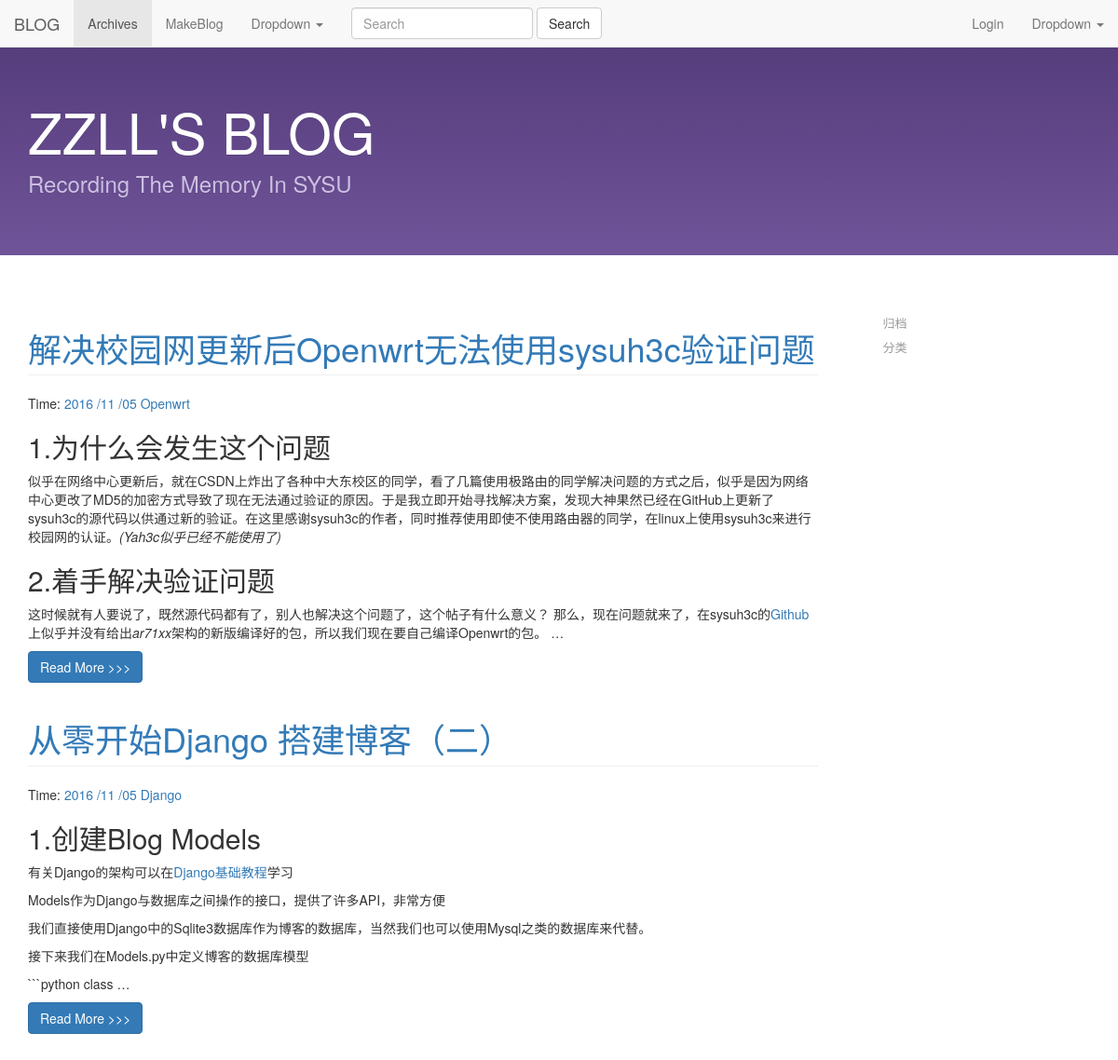
Before: / (upper part) with the older database file.
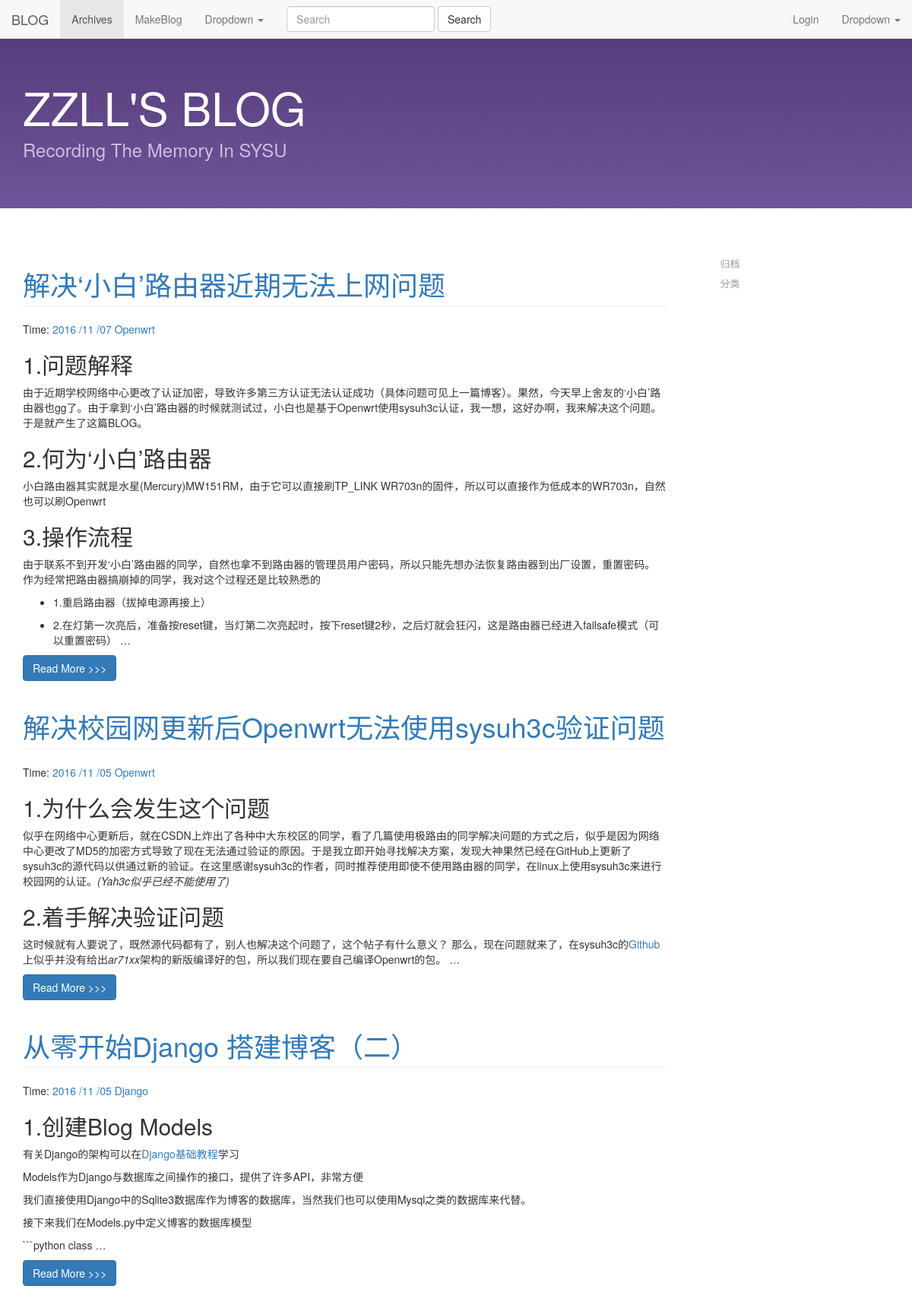
After: the same page with the newer database file.
### my_blog/models.py (models this page shows, shortened)
class Article(models.Model):
    title = models.CharField(max_length=100)
    category = models.CharField(max_length=50, blank=True)
    date_time = models.DateTimeField(auto_now_add=True)
    content = models.TextField(blank=True, null=True)
    class Meta:
        ordering = ['-date_time']

### my_blog/views.py (the view)
# urls.py: 2. Add a URL to urlpatterns:  url(r'^$', views.home, name='home')
def home(request):
    posts = Article.objects.all()
    paginator = Paginator(posts, 5)
    page = request.GET.get('page')
    try :
        post_list = paginator.page(page)
    except PageNotAnInteger :
        post_list = paginator.page(1)
    except EmptyPage :
        post_list = paginator.page(paginator.num_pages)
    return render(request, 'home.html', {'post_list' : post_list})

### templates/home.html (shortened to what this page needs)
{% extends "base.html" %}
{% load markdown_deux_tags %}
{% block content %}
    <div class="posts">
        {% for post in post_list %}
            {% if post.title != "" %}
                <section class="post">
                <header class="post-header">
                    <h1 class="post-title page-header"><a href="{% url "detail" id=post.id %}">{{ post.title }}</a></h1>
                    <p class="post-meta">
                        Time: <a class="post-author" href="#">{{ post.date_time |date:"Y /m /d" }}</a>
                        <a class="post-category post-category-js"
                           href="{% url "search_tag" tag=post.category %}">{{ post.category|title }}</a>
                    </p>
                </header>
                <div class="post-description">
                    <p>
                        {{ post.content|markdown:'recipe'|truncatewords_html:10 }}
                    </p>
                </div>
                <a class="btn btn-primary" href="{% url "detail" id=post.id %}" role="button">Read More >>> </a>
            {% endif %}
        </section>
        {% endfor %}
    </div>
{% endblock %}

Changed rows visible on the page:
added Article: title "解决‘小白’路由器近期无法上网问题", date_time "2016 /11 /07", category "Openwrt", content "1.问题解释 由于近期学校网络中心更改了认证加密，导致许多第三方认证无法认证成功（具体问题可见上一篇博客）。果然，今天早上舍友的‘小白’路由器也gg了。由于拿到‘小白’路由器的时候就测试过，小白也是基于Openwrt使用sysuh3c认证，我一想，这好办啊，我来解决这个问题。于是就产生了这篇BLOG。 2.何为‘小白’路由器 小白路由器其实就是水星(Mercury)MW151RM，由于它可以直接刷TP_LINK WR703n的固件，所以可以直接作为低成本的WR703n，自然也可以刷Openwrt 3.操作流程 由于联系不到开发‘小白’路由器的同学，自然也拿不到路由器的管理员用户密码，所以只能先想办法恢复路由器到出厂设置，重置密码。 作为经常把路由器搞崩掉的同学，我对这个过程还是比较熟悉的 1.重启路由器（拔掉电源再接上） 2.在灯第一次亮后，准备按reset键，当灯第二次亮起时，按下reset键2秒，之后灯就会狂闪，这是路由器已经进入failsafe模式（可以重置密码） …"
